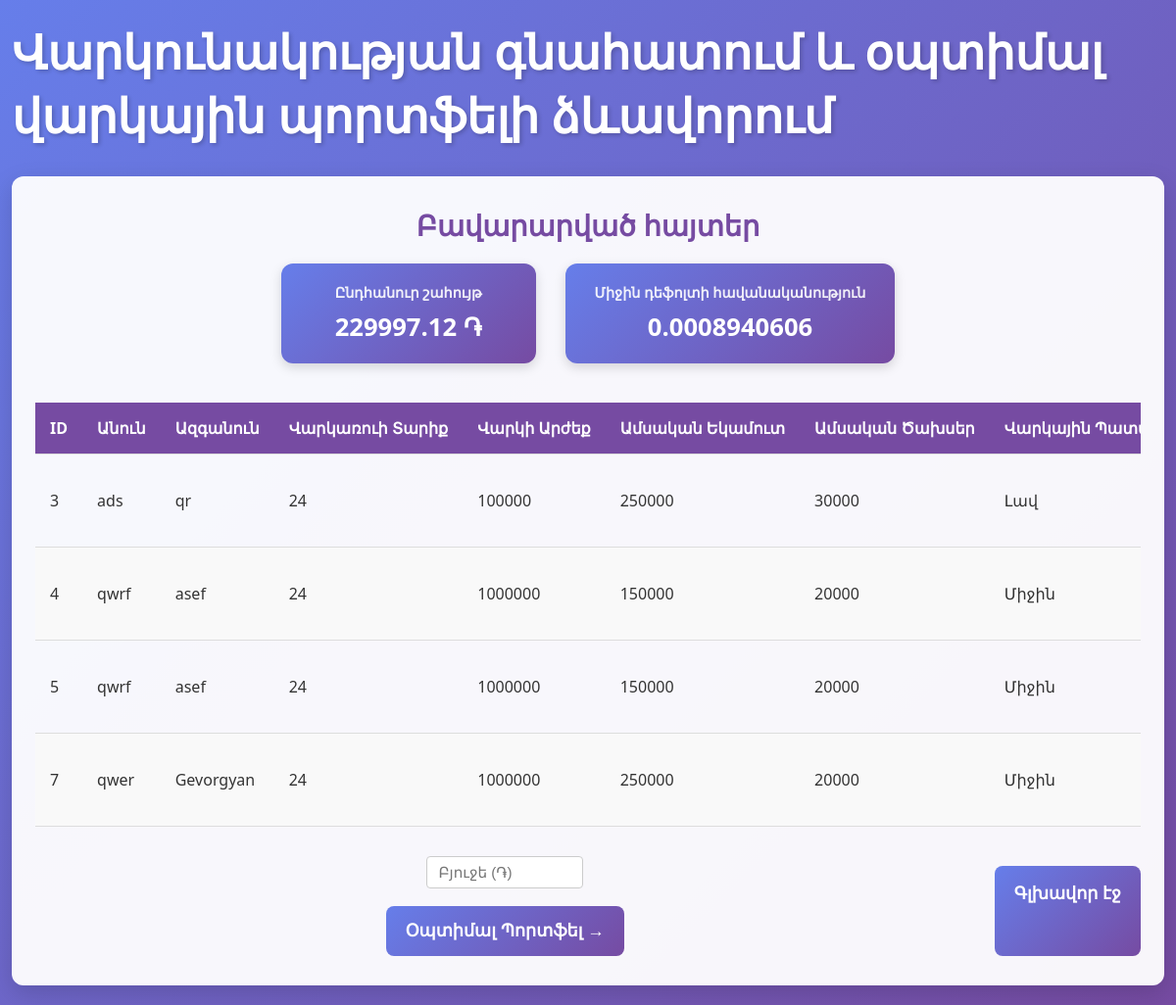
The app's page /accepted/, older data.
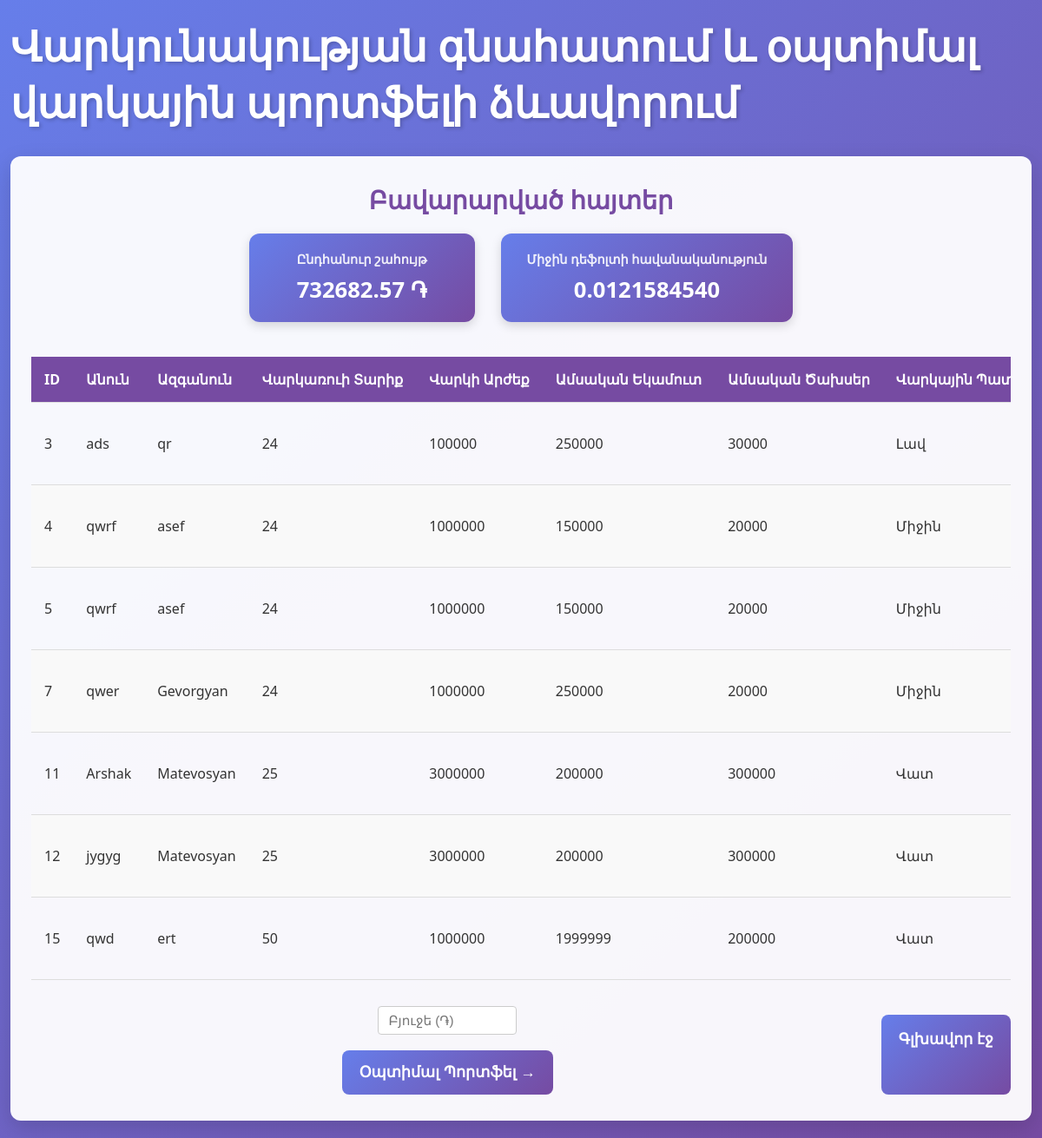
The same page, newer data.
### scoring/models.py (models this page shows, shortened)
class Application(models.Model):
    class Sex(models.TextChoices):
        MALE = 'Male', _('Male')
        FEMALE = 'Female', _('Female')
    class ApplicationStatus(models.TextChoices):
        PENDING = 'Pending', _('Pending')
        ACCEPTED = 'Accepted', _('Accepted')
        REJECTED = 'Rejected', _('Rejected')
        PORTFOLIO = 'Portfolio', _('Portfolio')
    first_name = models.CharField(max_length=100)
    last_name = models.CharField(max_length=100)
    father_name = models.CharField(max_length=100)
    age = models.PositiveIntegerField()
    sex = models.CharField(max_length=10, choices=Sex.choices)
    family_members = models.PositiveIntegerField()
    monthly_income = models.PositiveIntegerField()
    credit_history = models.IntegerField()
    loan_type = models.IntegerField()
    loan_term = models.PositiveIntegerField()
    loan_amount = models.PositiveIntegerField()
    mortgage_type = models.IntegerField()
    prob_default = models.FloatField(null=True, blank=True)
    expected_profit = models.FloatField(null=True, blank=True)
    status = models.CharField(
        max_length=20,
        choices=ApplicationStatus.choices,
        default=ApplicationStatus.PENDING
    )
    marital_status = models.CharField(max_length=20, choices=MaritalStatus.choices, null=True, blank=True)
    education_level = models.CharField(max_length=20, choices=EducationLevel.choices, null=True, blank=True)
    employment_type = models.CharField(max_length=20, choices=EmploymentType.choices, null=True, blank=True)
    work_experience_months = models.PositiveIntegerField(default=0)
    other_monthly_income = models.PositiveIntegerField(default=0)
    existing_loans_amount = models.PositiveIntegerField(default=0)
    existing_monthly_payments = models.PositiveIntegerField(default=0)
    monthly_expenses = models.PositiveIntegerField(default=0)
    has_guarantor = models.BooleanField(default=False)
    CREDIT_HISTORY_LABELS = {
        1: 'Վատ',
        2: 'Ինֆորմացիա չկա',
        3: 'Միջին',
        4: 'Լավ',
        5: 'Գերազանց',
    }
    LOAN_TYPE_LABELS = {
        1: 'Հիփոթեքային վարկ',
        2: 'Ավտոմեքենայի վարկ',
        3: 'Սպառողական վարկ',
        5: 'Ապառիկ վարկ',
        6: 'Տան վերանորոգման վարկ',
    }
    LOAN_TERM_LABELS = {
        1: 'Մինչև 18 ամիս',
        2: '19-24',
        3: '25-60',
        4: '61-120',
        5: '121 և ավել',
    }
    MORTGAGE_TYPE_LABELS = {
        1: 'Առանց գրավի',
        2: 'Մեքենայի գրավով',
        3: 'Անշառժ գույքի գրավով',
    }
    def get_credit_history_display_label(self):
        return self.CREDIT_HISTORY_LABELS.get(self.credit_history, str(self.credit_history))
    def get_loan_type_display_label(self):
        return self.LOAN_TYPE_LABELS.get(self.loan_type, str(self.loan_type))
    def get_loan_term_display_label(self):
        return self.LOAN_TERM_LABELS.get(self.loan_term, str(self.loan_term))
    def get_mortgage_type_display_label(self):
        return self.MORTGAGE_TYPE_LABELS.get(self.mortgage_type, str(self.mortgage_type))

### scoring/views.py (the view)
# urls.py: path('accepted/', views.accepted_applications, name='accepted_applications'),
def accepted_applications(request):
    applications = Application.objects.filter(status=Application.ApplicationStatus.ACCEPTED)
    total_profit = applications.aggregate(Sum('expected_profit'))['expected_profit__sum'] or 0
    mean_default = applications.aggregate(Avg('prob_default'))['prob_default__avg'] or 0
    budget_error = request.GET.get('budget_error')
    budget_value = request.GET.get('budget', '')
    return render(request, 'applications.html', {
        'applications': applications,
        'title': 'Բավարարված հայտեր',
        'page_type': 'accepted',
        'total_profit': total_profit,
        'mean_default': mean_default,
        'budget_error': budget_error,
        'budget_value': budget_value,
    })

### scoring/templates/applications.html (shortened to what this page needs)
{% extends 'base.html' %}
{% block block_class %}block--wide{% endblock %}
{% block content %}
<div class="title">{{ title }}</div>
{% if page_type == 'accepted' %}
<div class="stats-panel">
    <div class="stat-item">
        <span class="stat-label">Ընդհանուր շահույթ</span>
        <span class="stat-value">{{ total_profit|floatformat:2 }} ֏</span>
    </div>
    <div class="stat-item">
        <span class="stat-label">Միջին դեֆոլտի հավանականություն</span>
        <span class="stat-value">{{ mean_default|floatformat:10 }}</span>
    </div>
</div>
{% endif %}
<div class="table-container">
    <table>
        <thead>
            <tr>
                <th>ID</th>
                <th>Անուն</th>
                <th>Ազգանուն</th>
                <th>Վարկառուի Տարիք</th>
                <th>Վարկի Արժեք</th>
                <th>Ամսական Եկամուտ</th>
                <th>Ամսական Ծախսեր</th>
                <th>Վարկային Պատմություն</th>
            </tr>
        </thead>
        <tbody>
            {% for application in applications %}
            <tr>
                <td>{{ application.id }}</td>
                <td>{{ application.first_name }}</td>
                <td>{{ application.last_name }}</td>
                <td>{{ application.age }}</td>
                <td>{{ application.loan_amount }}</td>
                <td>{{ application.monthly_income }}</td>
                <td>{{ application.monthly_expenses }}</td>
                <td>{{ application.get_credit_history_display_label }}</td>
            </tr>
            {% endfor %}
        </tbody>
    </table>
</div>
{% if page_type == 'pending' %}
<div class="first">
    <form method="POST" action="{% url 'process_applications' %}" style="display:inline">
        {% csrf_token %}
        <input type="submit" value="Մշակել հայտերը" class="button">
    </form>
    <a href="{% url 'home' %}" class="button">Գլխավոր էջ</a>
</div>
{% elif page_type == 'accepted' %}
<div class="first">
    <form method="POST" action="{% url 'optimal_portfolio' %}" style="display:inline;display:flex;align-items:center;gap:0.5rem;flex-wrap:wrap;">
        <input type="number" name="budget" placeholder="Բյուջե (֏)" min="1" required
               style="padding:0.45rem 0.7rem;font-size:0.95rem;border:1px solid #ccc;border-radius:4px;width:160px;">
        <input type="submit" value="Օպտիմալ Պորտֆել →" class="button">
    </form>
    <a href="{% url 'home' %}" class="button">Գլխավոր էջ</a>
</div>
{% else %}
<div class="first">
    <a href="{% url 'home' %}" class="button">Գլխավոր էջ</a>
</div>
{% endif %}
{% endblock %}

### scoring/templates/base.html (shortened to what this page needs)
{% load static %}
<!DOCTYPE html>
<html lang="en">
<head>
    <link rel="stylesheet" href="{% static 'style.css' %}?v=1.2">
</head>
<body>
    <a href="{% url 'home' %}" style="text-decoration:none;color:inherit"><div id="head">Վարկունակության գնահատում և օպտիմալ վարկային պորտֆելի ձևավորում</div></a>
    <div class="block {% block block_class %}{% endblock %}">
        {% block content %}{% endblock %}
    </div>
</body>
</html>

### scoring/static/style.css (style rules this page uses)
body { font-family: 'Segoe UI', Tahoma, Geneva, Verdana, sans-serif; background: linear-gradient(135deg, #667eea 0%, #764ba2 100%); color: #ffffff; margin: 0; padding: 20px; display: flex; flex-direction: column; align-items: center; min-height: 100vh; }
#head { font-size: 3rem; font-weight: 700; color: #ffffff; margin-bottom: 30px; text-shadow: 2px 2px 4px rgba(0, 0, 0, 0.2); }
.block { background-color: rgba(255, 255, 255, 0.95); color: #333; padding: 40px; border-radius: 12px; box-shadow: 0 8px 24px rgba(0, 0, 0, 0.15); width: 100%; max-width: 900px; box-sizing: border-box; }
.block.block--wide { max-width: none; width: 100%; padding: 30px 24px; }
body:has(.block--wide) { padding: 20px 12px; align-items: stretch; }
form { display: flex; flex-direction: column; gap: 15px; max-width: 600px; margin: 0 auto; }
.title { font-size: 1.8rem; font-weight: 600; color: #764ba2; margin-bottom: 10px; text-align: center; }
input[type="text"], input[type="number"], select { width: 100%; padding: 12px; border: 1px solid #ccc; border-radius: 8px; box-sizing: border-box; transition: border-color 0.3s, box-shadow 0.3s; }
input[type="submit"], .button { background: linear-gradient(135deg, #667eea 0%, #764ba2 100%); color: white; font-size: 1.1rem; font-weight: 600; padding: 15px 20px; border: none; border-radius: 8px; cursor: pointer; transition: transform 0.2s, box-shadow 0.2s; text-align: center; text-decoration: none; display: inline-block; margin-top: 10px; }
.table-container { width: 100%; overflow-x: auto; }
table { width: 100%; min-width: 800px; border-collapse: collapse; margin-top: 20px; }
th, td { padding: 15px; text-align: left; border-bottom: 1px solid #ddd; white-space: nowrap; }
th { background-color: #764ba2; color: white; font-weight: 700; }
tr:nth-child(even) { background-color: #f9f9f9; }
a.button { color: white; }
.first { display: flex; justify-content: center; gap: 20px; margin-top: 30px; }
.stats-panel { display: flex; gap: 30px; justify-content: center; margin: 20px 0; flex-wrap: wrap; }
.stat-item { background: linear-gradient(135deg, #667eea 0%, #764ba2 100%); color: white; padding: 20px 30px; border-radius: 12px; text-align: center; min-width: 200px; box-shadow: 0 4px 12px rgba(0, 0, 0, 0.15); }
.stat-label { display: block; font-size: 0.9rem; font-weight: 600; margin-bottom: 8px; opacity: 0.9; }
.stat-value { display: block; font-size: 1.6rem; font-weight: 700; }

Row changes from the older to the newer data that the page shows:
now on this page (row edited): Application: id "11", first_name "Arshak", last_name "Matevosyan", age "25", loan_amount "3000000", monthly_income "200000", monthly_expenses "300000", get_credit_history_display_label "Վատ"
now on this page (row edited): Application: id "12", first_name "jygyg", last_name "Matevosyan", age "25", loan_amount "3000000", monthly_income "200000", monthly_expenses "300000", get_credit_history_display_label "Վատ"
added Application: id "15", first_name "qwd", last_name "ert", age "50", loan_amount "1000000", monthly_income "1999999", monthly_expenses "200000", get_credit_history_display_label "Վատ"
Text that changed along with them:
{{ total_profit|floatformat:2 }}: "229997.12" → "732682.57"
{{ mean_default|floatformat:10 }}: "0.0008940606" → "0.0121584540"
